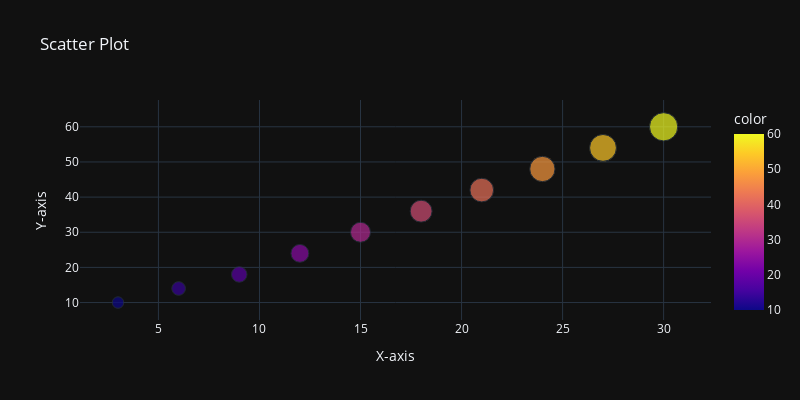

The notebook cell saved with this chart:
### Code cell
x = [3,6,9,12,15,18,21,24,27,30]
y = [10,14,18,24,30,36,42,48,54,60]
px.scatter(x=x, y=y, title='Scatter Plot', labels={'x':'X-axis', 'y':'Y-axis'},
           width=800, height=400,template='plotly_dark', color=y, size=y,
           color_continuous_scale=px.colors.sequential.Plasma)

### Figure 1 — Plotly figure (JSON) as saved in the notebook; plotly's stock layout.template omitted (floating-point values rounded to 4 significant figures)
{"data": [{"hovertemplate": "X-axis=%{x}<br>Y-axis=%{y}<br>size=%{marker.size}<br>color=%{marker.color}<extra></extra>", "legendgroup": "", "marker": {"color": [10, 14, 18, 24, 30, 36, 42, 48, 54, 60], "coloraxis": "coloraxis", "size": [10, 14, 18, 24, 30, 36, 42, 48, 54, 60], "sizemode": "area", "sizeref": 0.15, "symbol": "circle"}, "mode": "markers", "name": "", "orientation": "v", "showlegend": false, "type": "scatter", "x": [3, 6, 9, 12, 15, 18, 21, 24, 27, 30], "xaxis": "x", "y": [10, 14, 18, 24, 30, 36, 42, 48, 54, 60], "yaxis": "y"}], "layout": {"coloraxis": {"colorbar": {"title": {"text": "color"}}, "colorscale": [[0, "#0d0887"], [0.1111, "#46039f"], [0.2222, "#7201a8"], [0.3333, "#9c179e"], [0.4444, "#bd3786"], [0.5556, "#d8576b"], [0.6667, "#ed7953"], [0.7778, "#fb9f3a"], [0.8889, "#fdca26"], [1, "#f0f921"]]}, "height": 400, "legend": {"itemsizing": "constant", "tracegroupgap": 0}, "title": {"text": "Scatter Plot"}, "width": 800, "xaxis": {"anchor": "y", "domain": [0, 1], "title": {"text": "X-axis"}}, "yaxis": {"anchor": "x", "domain": [0, 1], "title": {"text": "Y-axis"}}}}
